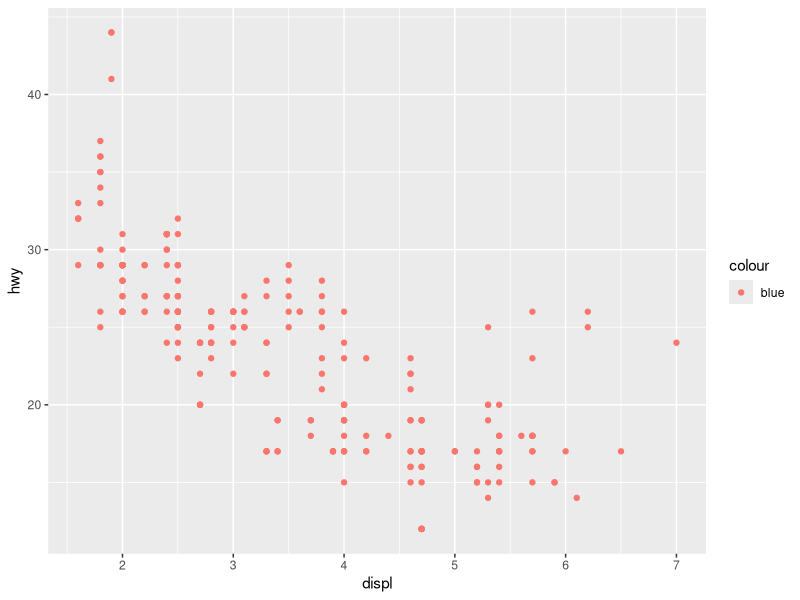
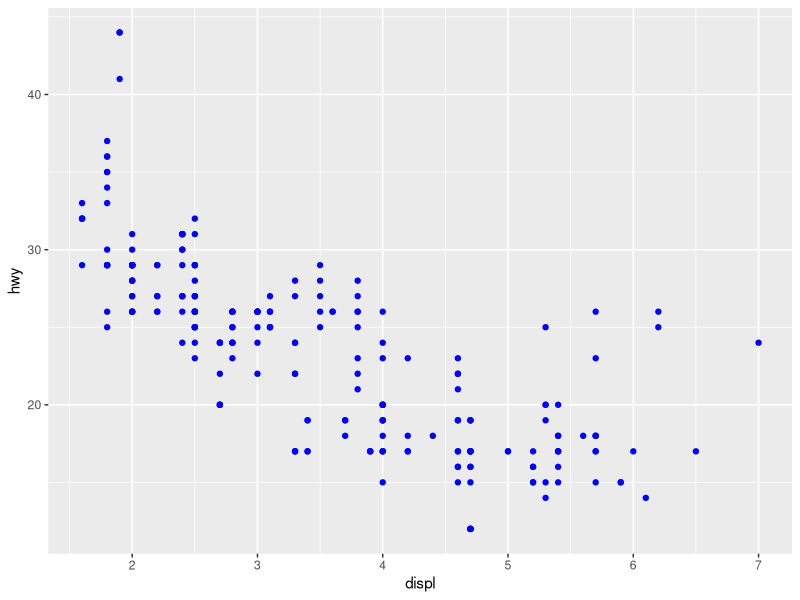
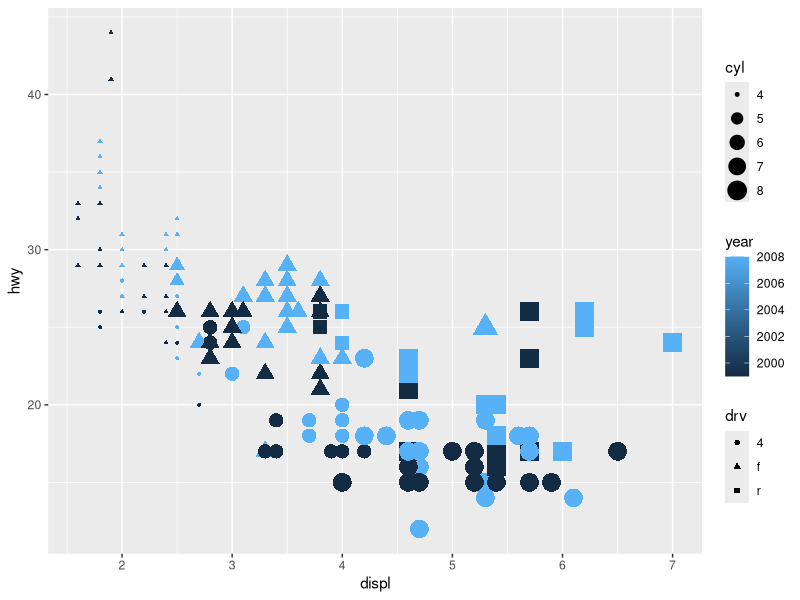
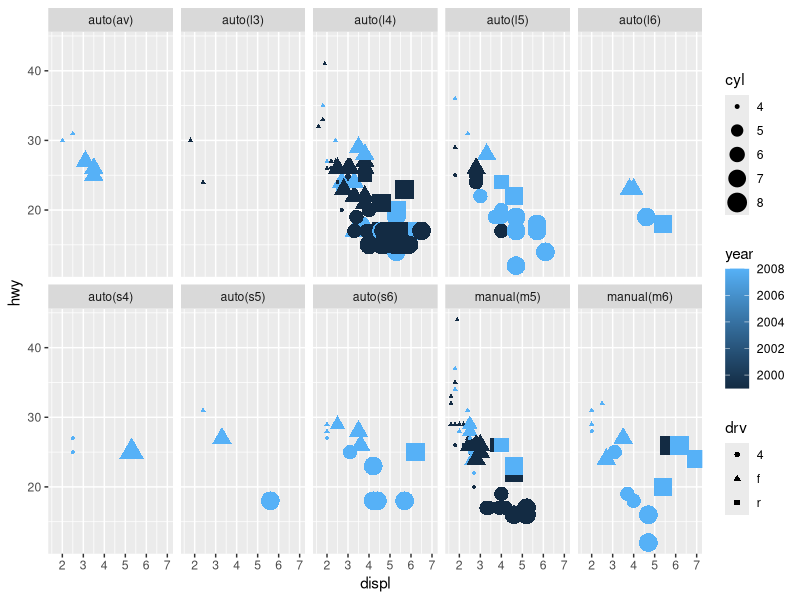
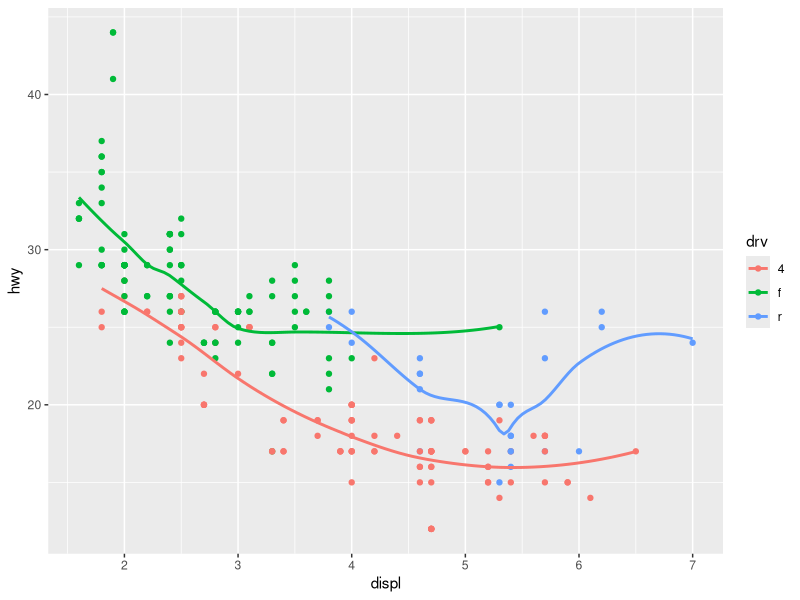
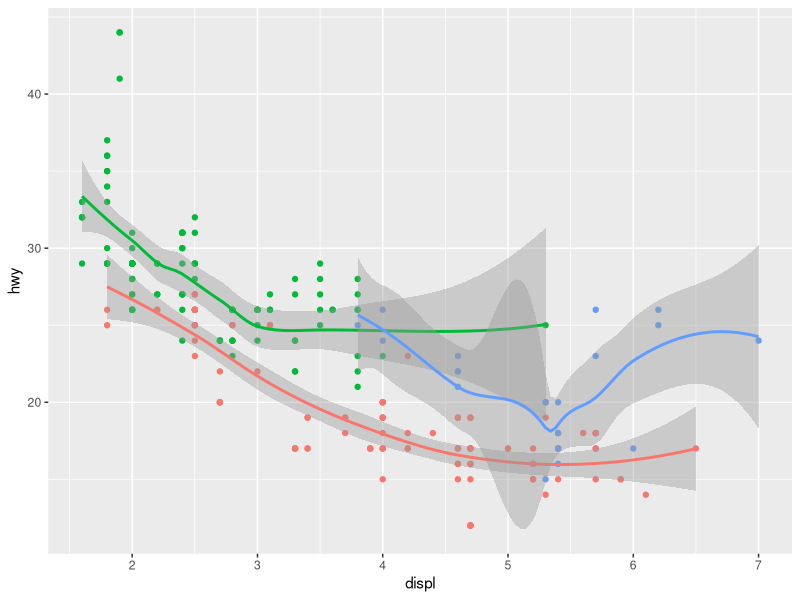
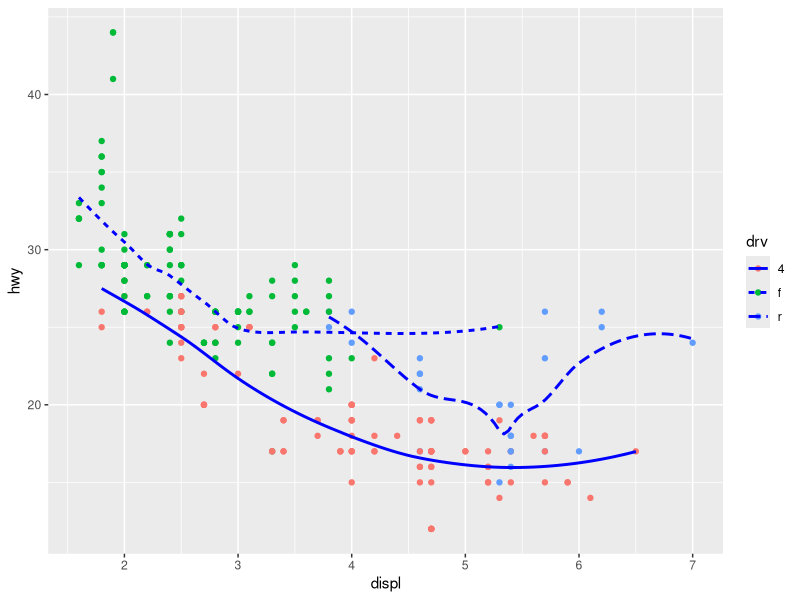
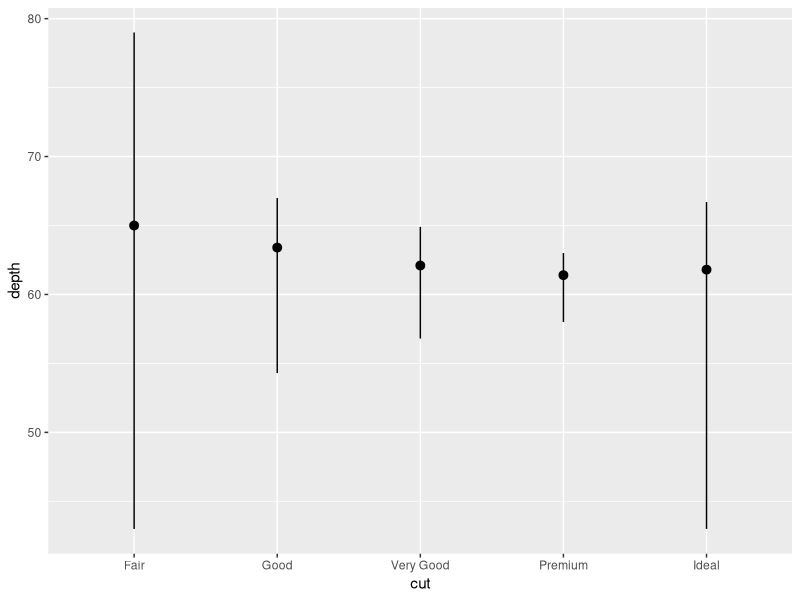

Here is the R script that generated these plots, in order:

#### INITIALIZE ####
# 1. Set your working directory to be your homework repo, i.e. the dir that contains this script
setwd(dirname(rstudioapi::getActiveDocumentContext()$path))

# 2. Load tidyverse
library(tidyverse)

#### Read In Data ####
# 3. We will use the built-in data sets `mpg` and `diamonds` 
  #See sections 3.2.1 and 3.7 of R for Dat Sci https://r4ds.had.co.nz/data-visualisation.html
  #Save mpg into a variable called mpg
  #Save diamonds into a variable called diamonds
  #If completed successfully, your environment should look like assignment_7_3.png
mpg <- mpg
diamonds <- diamonds

# 4. What’s gone wrong with this code? Why are the points not blue?
  # Fix the code so that the points are blue and reformat using the 
  # "unrolled" style that I've been emphasizing in lecture.
  # see assignment_7_4.png to check your plot

ggplot(data = mpg) +
  geom_point(mapping = aes(x = displ, y = hwy, color = "blue"))

mpg %>%
  ggplot() +
  aes(x = displ,
      y = hwy) +
  geom_point(color = "blue")

# 5. Update the plot from number 4 to color the points by `year`, 
  # set the size by `cyl` and the shape by `drv`
  # continue to use the unrolled code formatting I've emphasized in lecture
  # see assignment_7_5.png to check your plot
mpg %>%
  ggplot() +
  aes(x = displ,
      y = hwy,
      color = year,
      size = cyl,
      shape = drv) +
  geom_point()


# 6. Update the plot from number 5 to be faceted by `trans` and 
  # set the number of facet rows be 2
  # continue to use the unrolled code formatting I've emphasized in lecture
  # see assignment_7_6.png to check your plot
mpg %>%
  ggplot() +
  aes(x = displ,
      y = hwy,
      color = year,
      size = cyl,
      shape = drv) +
  geom_point() +
  facet_wrap(trans ~ .,
             nrow = 2)

# 7. Update the following code to hide the figure legend and 
  # show the grey ribbons on the LOESS fit lines
  # continue to use the unrolled code formatting I've emphasized in lecture
  # see assignment_7_7.png to check your plot

mpg %>%
ggplot() +
  aes(x = displ, 
      y = hwy, 
      color = drv) + 
  geom_point() + 
  geom_smooth(se = FALSE)

mpg %>%
  ggplot() +
  aes(x = displ, 
      y = hwy, 
      color = drv) + 
  geom_point() + 
  geom_smooth(se = TRUE) +
  theme(legend.position="none")

# 8. Write the code to recreate the plot in `assignment_7_8.PNG`
  # continue to use the unrolled code formatting I've emphasized in lecture
mpg %>%
  ggplot() +
  aes(x = displ, 
      y = hwy, 
      color = drv,
      linetype = drv) + 
  geom_point() + 
  geom_smooth(se = FALSE,
              color = "blue")

# 9. Do Exercise 3.7.1 in R for Data Science https://r4ds.had.co.nz/data-visualisation.html
  # you may want to consult R for Data Science: Exercise Solutions
  # continue to use the unrolled code formatting I've emphasized in lecture

diamonds %>%
  ggplot() +
  aes(x=cut,
      y=depth) +
  geom_pointrange(stat = "summary",
                  fun = median,
                  fun.min = min,
                  fun.max = max)

# 10. Do Exercise 3.8.1 in R for Data Science https://r4ds.had.co.nz/data-visualisation.html
  # you may want to consult R for Data Science: Exercise Solutions
  # continue to use the unrolled code formatting I've emphasized in lecture

mpg %>%
  ggplot() +
  aes(x=cty,
      y=hwy) +
  geom_point(position = "jitter")

# 11. A variation on Exercise 3.8.3, make three plots by updating the 
  # plot from Ex 3.8.1. Plot 1 should use geom_jitter, Plot 2 geom_count, 
  # Plot 3 geom_count with jittered points. 
  # you may want to consult R for Data Science: Exercise Solutions
  # continue to use the unrolled code formatting I've emphasized in lecture

mpg %>%
  ggplot() +
  aes(x=cty,
      y=hwy) +
  geom_jitter()

mpg %>%
  ggplot() +
  aes(x=cty,
      y=hwy) +
  geom_count()

mpg %>%
  ggplot() +
  aes(x=cty,
      y=hwy) +
  geom_count(position = "jitter")


# 12.  Referring to section 3.9 of R for Data Science and the help page
  # for map_data(), plot a map of Texas with the aspect ratio correctly set, 
  # and the fill set to county. Hide the figure legend (just like in Q7).
  # continue to use the unrolled code formatting I've emphasized in lecture
  # you will want to experiment with map_data to create a tibble before plotting
map_data(map="county",
         region="texas") %>%
  ggplot() +
  aes(x=long,
      y=lat,
      group=group,
      fill = subregion) +
  geom_polygon(color = "black") +
  coord_quickmap() +
  theme(legend.position = "none")

  
